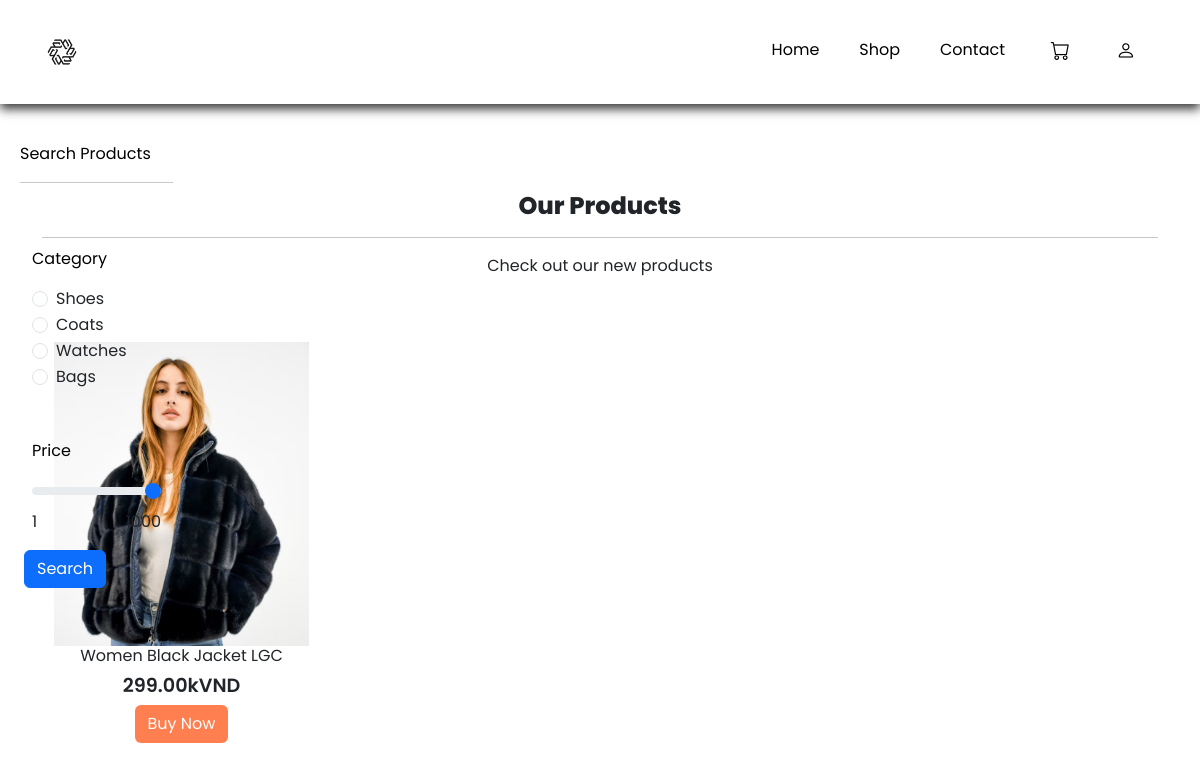
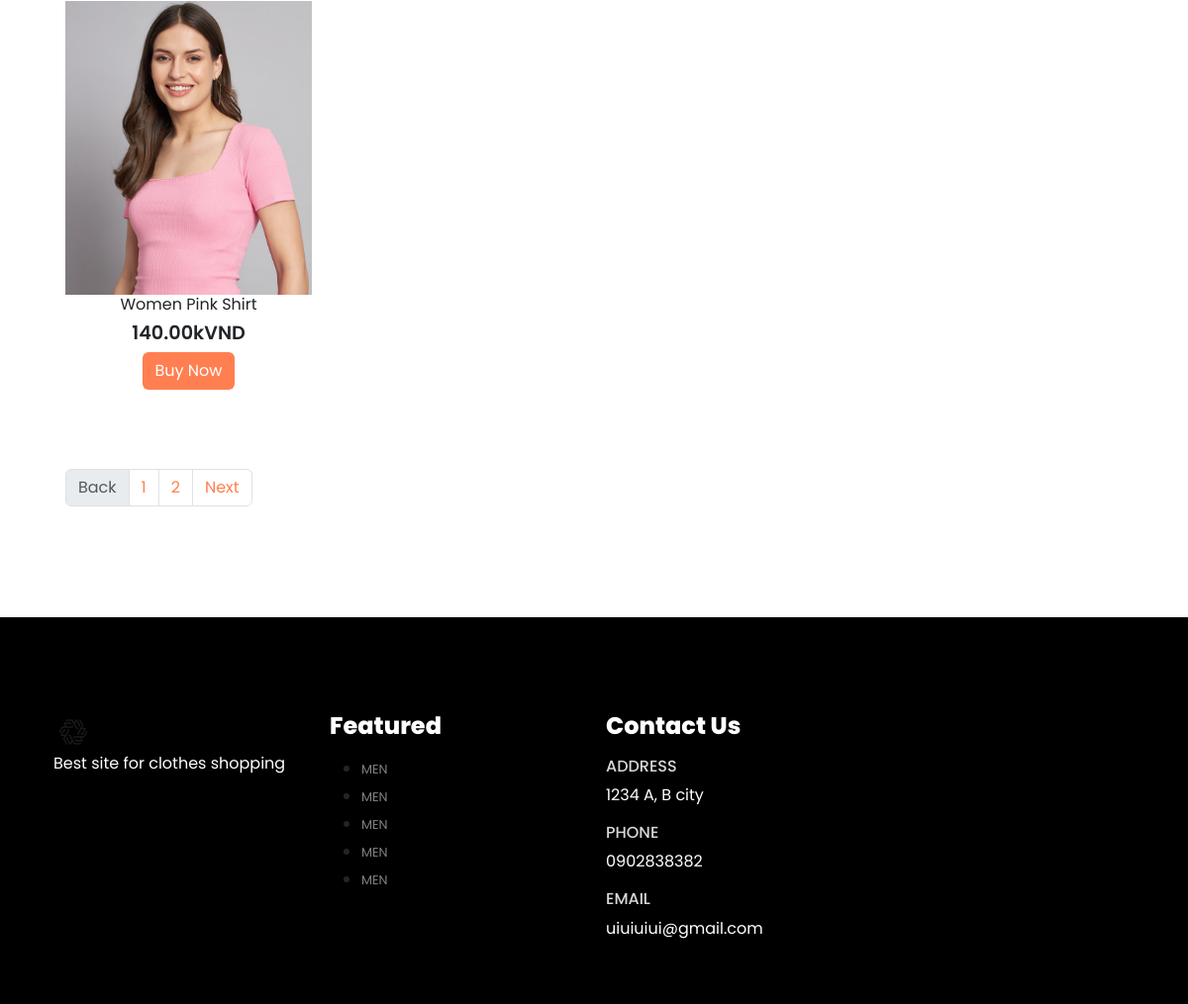
The page /shop.php on the database its author committed (2 pictures, top to bottom).
### tables this page shows
CREATE TABLE `products` (
  `product_id` int(11) NOT NULL,
  `product_name` varchar(100) NOT NULL,
  `product_category` varchar(108) NOT NULL,
  `product_description` varchar(255) NOT NULL,
  `product_image` varchar(255) NOT NULL,
  `product_image2` varchar(255) DEFAULT NULL,
  `product_image3` varchar(255) DEFAULT NULL,
  `product_image4` varchar(255) DEFAULT NULL,
  `product_price` decimal(6,2) NOT NULL,
  `product_special_offer` int(2) DEFAULT NULL,
  `product_color` varchar(108) DEFAULT NULL
);

### shop.php (the view, shortened to what this page needs)
<?php include('layouts/header.php');?>
<?php
include('server/connection.php');
if(isset($_POST['search'])){
  if(isset($_GET['page_no']) && $_GET['page_no'] !=""){
    $page_no = $_GET['page_no'];
  }else{
    $page_no = 1;
  }
  $category = $_POST['category'];
  $price = $_POST['price'];
  $stmt1 = $conn->prepare("SELECT COUNT(*) As total_records FROM products WHERE product_category=? AND product_price<=?");
  $stmt1->bind_param('si',$category,$price);
  $stmt1->execute();
  $stmt1->bind_result($total_records);
  $stmt1->store_result();
  $stmt1->fetch();
  $total_records_per_page = 2;
  $offset = ($page_no-1) * $total_records_per_page;
  $previous_page = $page_no - 1;
  $next_page = $page_no + 1;
  $adjacents = "2";
  $total_no_of_pages = ceil($total_records/$total_records_per_page);
  $stmt2 = $conn->prepare("SELECT * FROM products WHERE product_category=? AND product_price<=? LIMIT $offset,$total_records_per_page");
  $stmt2->bind_param("si",$category,$price);
  $stmt2->execute();
  $products = $stmt2->get_result();
}else{
  if(isset($_GET['page_no']) && $_GET['page_no'] !=""){
    $page_no = $_GET['page_no'];
  }else{
    $page_no = 1;
  }
  $stmt1 = $conn->prepare("SELECT COUNT(*) As total_records FROM products");
  $stmt1->execute();
  $stmt1->bind_result($total_records);
  $total_records_per_page = 2;
  $offset = ($page_no-1) * $total_records_per_page;
  $total_no_of_pages = ceil($total_records/$total_records_per_page);
  $stmt2 = $conn->prepare("SELECT * FROM products LIMIT $offset,$total_records_per_page");
  $stmt2->execute();
  $products = $stmt2->get_result();
}
?>
      <section id="search" class="my-5 py-5 ms-2">
        <div class="container mt-5 py-5">
          <p>Search Products</p>
          <hr/>
        </div>
          <form action="shop.php" method="POST">
            <div class="row mx-auto container">
              <div class="col-lg-12 col-md-12 col-sm-12">
                <p>Category</p>
                  <div class="form-check">
                    <input class="form-check-input" type="radio" name="category" id="category_one" value="shoes" <?php if(isset($category) && $category=='shoes'){echo 'checked';}?>>
                    <label class="form-check-label" for="flexRadioDefault1">
                      Shoes
                    </label>
                  </div>
                  <div class="form-check">
                    <input class="form-check-input" type="radio" name="category" id="category_two" value="coats" <?php if(isset($category) && $category=='coats'){echo 'checked';}?>>
                    <label class="form-check-label" for="flexRadioDefault2">
                      Coats
                    </label>
                  </div>
                  <div class="form-check">
                    <input class="form-check-input" type="radio" name="category" id="category_three" value="watches" <?php if(isset($category) && $category=='watches'){echo 'checked';}?>>
                    <label class="form-check-label" for="flexRadioDefault3">
                      Watches
                    </label>
                  </div>
                  <div class="form-check">
                    <input class="form-check-input" type="radio" name="category" id="category_four" value="bags" <?php if(isset($category) && $category=='bags'){echo 'checked';}?>>
                    <label class="form-check-label" for="flexRadioDefault4">
                      Bags
                    </label>
                  </div>
              </div>
            </div>
            <div class="row mx-auto container mt-5">
              <div class="col-lg-12 col-md-12 col-sm-12">
                <p>Price</p>
                <input type="range" class="form-range w-58" min="1" max="1000" id="customRange2" name="price" value="<?php if(isset($price)){echo $price;}else{echo"1000";}?>"/>
                <div class="w-58">
                  <span style="float: left;">1</span>
                  <span style="float: right;">1000</span>
                </div>
              </div>
            </div>
            <div class="form-group my-3 mx-3">
              <input type="submit" name="search" value="Search" class="btn btn-primary"/>
            </div>
          </form>
      </section>
      <section id="shop" class="my-5 py-5">
        <div class="container text-center mt-5 py-5">
          <h3>Our Products</h3>
          <hr>
          <p class="text-dark">Check out our new products</p>
        </div>
      <?php while($row = $products->fetch_assoc()){?>
        <div class="row mx-auto container">
          <div onclick="window.location.href='single.php';" class="product text-center col-lg-3 col-md-4 col-sm-12">
            <img src="assets/imgs/<?php echo $row['product_image'];?>">
            <h5 class="p-name text-dark"><?php echo $row['product_name'];?></h5>
            <h4 class="p-price"><?php echo $row['product_price'];?>kVND</h4>
            <a class="btn buy-btn" href="<?php echo "single.php?product_id=".$row['product_id'];?>">Buy Now</a>
          </div>
      <?php }?>
          <nav aria-label="Page navigation example">
            <ul class="pagination mt-5">
                <li class="page-item <?php if($page_no<=1){echo 'disabled';}?>">
                  <a href="<?php if($page_no <=1){echo '#';}else{echo "?page_no=".($page_no-1);}?>" class="page-link">Back</a></li>
                <li class="page-item"><a href="?page_no=1" class="page-link">1</a></li>
                <li class="page-item"><a href="?page_no=2" class="page-link">2</a></li>
                <li class="page-item <?php if($page_no>= $total_no_of_pages){echo 'disabled';}?>">
                  <a href="<?php if($page_no >= $total_no_of_pages){echo '#';}else{echo "?page_no=".($page_no+1);}?>" class="page-link">Next</a></li>
            </ul>
          </nav>
        </div>
      </section>
<?php include('layouts/footer.php'); ?>

### assets/css/style.css (style rules this page uses)
* { margin: 0; padding: 0; box-sizing: border-box; }
body { font-family: 'Poppins', sans-serif; }
h3 { font-size: 1.5rem; font-weight: 800; }
h4 { font-size: 1.2rem; font-weight: 600; }
h5 { color: aliceblue; font-size: 1rem; font-weight: 400; }
p { color: black; }
.product { cursor: pointer; margin-bottom: 2rem; }
.product img { transition: 0.3s all; width: 100%; height: auto; box-sizing: border-box; object-fit: cover; }
#search { position: fixed; left: 0; top: -50px; float: left; }
.product .buy-btn { background-color: coral; color: white; }

### layouts/header.php (style rules this page uses)
.pagination a { color: coral; }

### rows shown on the page
products: product_image (picture), product_name "Women Black Jacket LGC", product_price "299.00"
products: product_image (picture), product_name "Women Pink Shirt", product_price "140.00"
